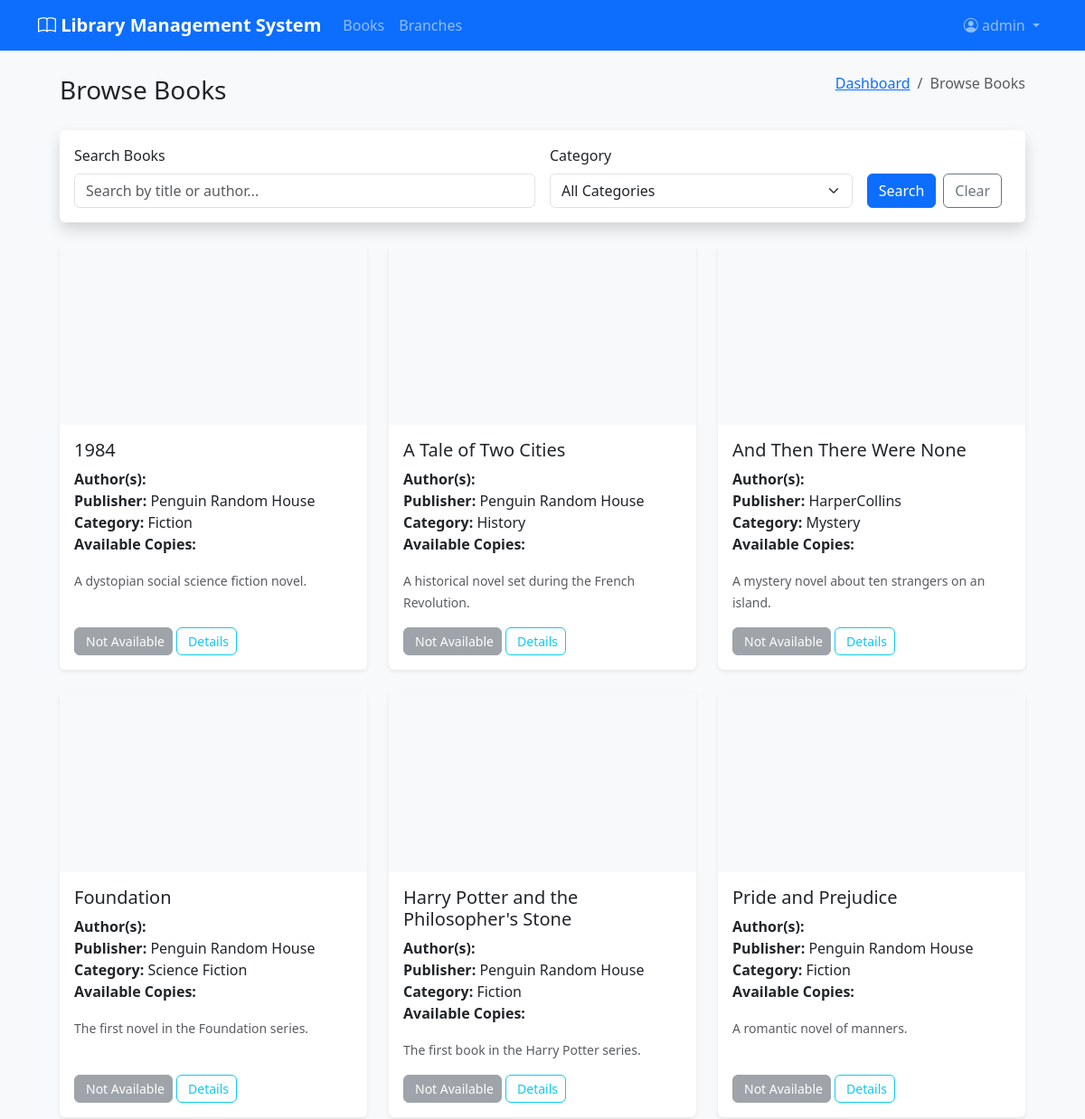
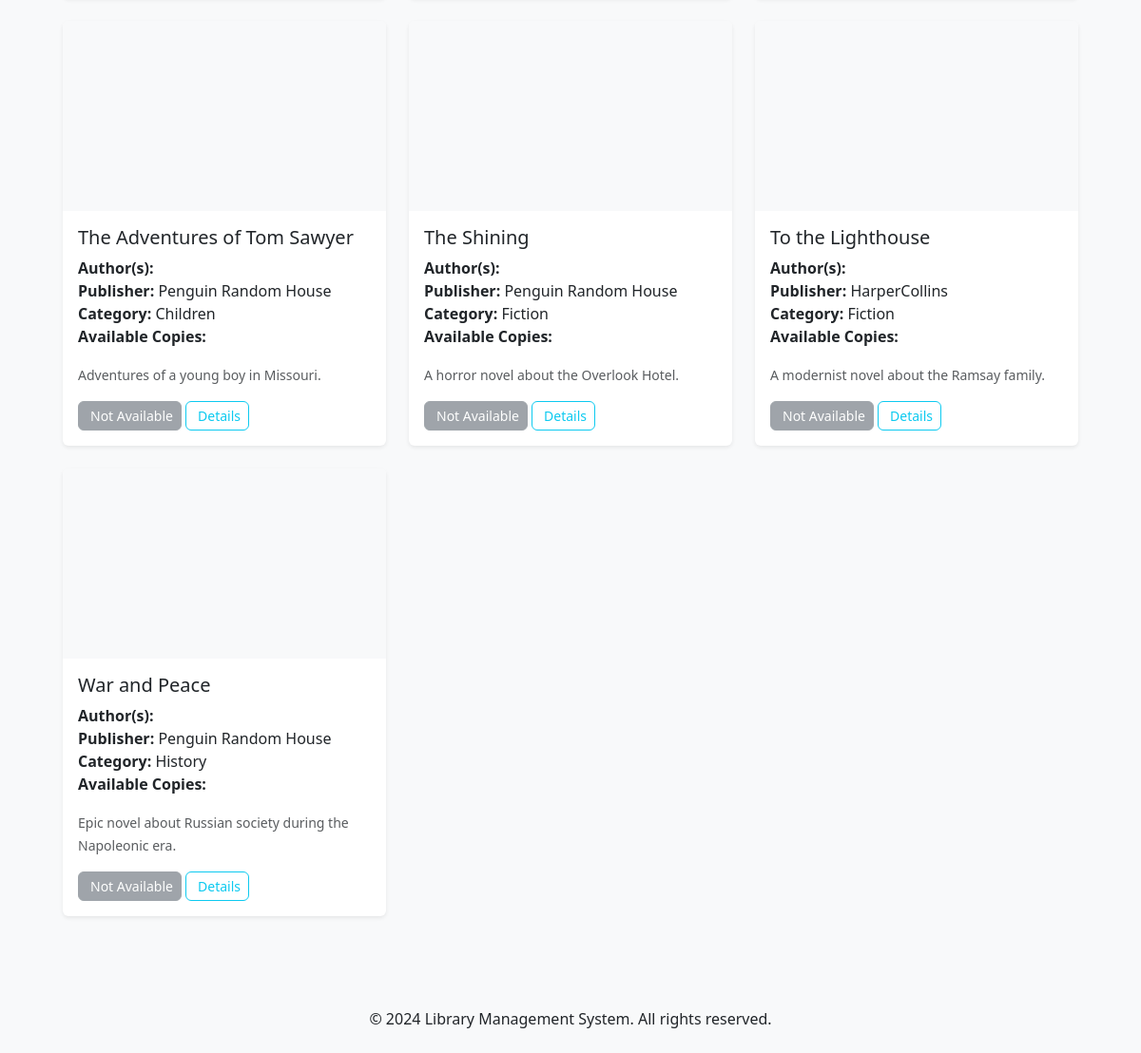
/borrowing/browse/ (signed in), run on the app's committed database (2 pictures, top to bottom).
### accounts/models.py (models this page shows, shortened)
class User(AbstractUser):
    USER_TYPE_CHOICES = [
        ('member', 'Library Member'),
        ('librarian', 'Librarian'),
        ('admin', 'Administrator'),
    ]
    user_type = models.CharField(max_length=20, choices=USER_TYPE_CHOICES, default='member')
    phone_number = models.CharField(max_length=15, blank=True)
    date_of_birth = models.DateField(blank=True, null=True)
    address = models.TextField(blank=True)
    emergency_contact_name = models.CharField(max_length=100, blank=True)
    emergency_contact_phone = models.CharField(max_length=15, blank=True)
    library_card_number = models.CharField(max_length=20, unique=True, blank=True, null=True)
    is_active_member = models.BooleanField(default=True)
    membership_date = models.DateTimeField(default=timezone.now)
    membership_expiry = models.DateTimeField(blank=True, null=True)
    profile_picture = models.ImageField(upload_to='profile_pictures/', blank=True, null=True)
    @property
    def is_librarian(self):
        return self.user_type in ['librarian', 'admin']

### books/models.py (models this page shows, shortened)
class Book(models.Model):
    LANGUAGE_CHOICES = [
        ('en', 'English'),
        ('dv', 'Dhivehi'),
        ('ar', 'Arabic'),
        ('hi', 'Hindi'),
        ('es', 'Spanish'),
        ('fr', 'French'),
        ('other', 'Other'),
    ]
    FORMAT_CHOICES = [
        ('hardcover', 'Hardcover'),
        ('paperback', 'Paperback'),
        ('ebook', 'E-book'),
        ('audiobook', 'Audiobook'),
    ]
    isbn_validator = RegexValidator(
        regex=r'^(?:ISBN(?:-1[03])?:? )?(?=[0-9X]{10}$|(?=(?:[0-9]+[- ]){3})[- 0-9X]{13}$|97[89][0-9]{10}$|(?=(?:[0-9]+[- ]){4})[- 0-9]{17}$)(?:97[89][- ]?)?[0-9]{1,5}[- ]?[0-9]+[- ]?[0-9]+[- ]?[0-9X]$',
        message='Enter a valid ISBN number.'
    )
    isbn = models.CharField(max_length=17, unique=True, validators=[isbn_validator])
    title = models.CharField(max_length=300)
    subtitle = models.CharField(max_length=300, blank=True)
    authors = models.ManyToManyField(Author, related_name='books')
    publisher = models.ForeignKey(Publisher, on_delete=models.SET_NULL, blank=True, null=True)
    publication_date = models.DateField()
    edition = models.CharField(max_length=50, blank=True)
    pages = models.PositiveIntegerField()
    language = models.CharField(max_length=10, choices=LANGUAGE_CHOICES, default='en')
    format = models.CharField(max_length=20, choices=FORMAT_CHOICES, default='paperback')
    category = models.ForeignKey(Category, on_delete=models.SET_NULL, blank=True, null=True)
    description = models.TextField(blank=True)
    cover_image = models.ImageField(upload_to='book_covers/', blank=True, null=True)
    price = models.DecimalField(max_digits=10, decimal_places=2, default=Decimal('0.00'))
    is_active = models.BooleanField(default=True)
    created_at = models.DateTimeField(auto_now_add=True)
    updated_at = models.DateTimeField(auto_now=True)
    class Meta:
        ordering = ['title']

class Publisher(models.Model):
    name = models.CharField(max_length=200, unique=True)
    address = models.TextField(blank=True)
    website = models.URLField(blank=True)
    contact_email = models.EmailField(blank=True)
    established_year = models.PositiveIntegerField(blank=True, null=True)
    class Meta:
        ordering = ['name']

class Category(models.Model):
    name = models.CharField(max_length=100, unique=True)
    description = models.TextField(blank=True)
    parent_category = models.ForeignKey(
        'self',
        on_delete=models.SET_NULL,
        blank=True,
        null=True,
        related_name='subcategories'
    )
    class Meta:
        verbose_name_plural = 'Categories'
        ordering = ['name']

### borrowing/views.py (the view, shortened to what this page needs)
# urls.py: path('browse/', views.BrowseBooksView.as_view(), name='browse_books'),
class BrowseBooksView(LoginRequiredMixin, ListView):
    model = Book
    template_name = 'borrowing/browse_books.html'
    context_object_name = 'books'
    paginate_by = 12
    def get_queryset(self):
        queryset = Book.objects.filter(is_active=True).prefetch_related('authors', 'book_copies')
        search = self.request.GET.get('search')
        category = self.request.GET.get('category')
        if category:
            queryset = queryset.filter(category_id=category)
        return queryset.order_by('title')

### templates/borrowing/browse_books.html (shortened to what this page needs)
{% extends 'base.html' %}
{% load static %}
{% block content %}
<div class="container-fluid px-4">
    <div class="row">
        <div class="col-12">
            <div class="d-flex justify-content-between align-items-center mb-4">
                <h1 class="h3 mb-0 text-gray-800">Browse Books</h1>
                <nav aria-label="breadcrumb">
                    <ol class="breadcrumb">
                        <li class="breadcrumb-item"><a href="{% url 'borrowing:dashboard' %}">Dashboard</a></li>
                        <li class="breadcrumb-item active">Browse Books</li>
                    </ol>
                </nav>
            </div>
        </div>
    </div>
    <div class="row mb-4">
        <div class="col-12">
            <div class="card border-left-primary shadow">
                <div class="card-body">
                    <form method="GET" class="row g-3">
                        <div class="col-md-6">
                            <label for="search" class="form-label">Search Books</label>
                            <input type="text" class="form-control" id="search" name="search"
                                   placeholder="Search by title or author..." value="{{ search_query }}">
                        </div>
                        <div class="col-md-4">
                            <label for="category" class="form-label">Category</label>
                            <select class="form-select" id="category" name="category">
                                <option value="">All Categories</option>
                            </select>
                        </div>
                        <div class="col-md-2 d-flex align-items-end">
                            <button type="submit" class="btn btn-primary me-2">Search</button>
                            <a href="{% url 'borrowing:browse_books' %}" class="btn btn-outline-secondary">Clear</a>
                        </div>
                    </form>
                </div>
            </div>
        </div>
    </div>
    <div class="row">
        {% for book in books %}
        <div class="col-lg-4 col-md-6 mb-4">
            <div class="card h-100 shadow-sm">
                {% if book.cover_image %}
                <img src="{{ book.cover_image.url }}" class="card-img-top" alt="{{ book.title }}" style="height: 200px; object-fit: cover;">
                {% else %}
                <div class="card-img-top bg-light d-flex align-items-center justify-content-center" style="height: 200px;">
                </div>
                {% endif %}
                <div class="card-body d-flex flex-column">
                    <h5 class="card-title">{{ book.title }}</h5>
                    <p class="card-text">
                        <strong>Author(s):</strong> {{ book.author_names }}<br>
                        {% if book.publisher %}
                        <strong>Publisher:</strong> {{ book.publisher.name }}<br>
                        {% endif %}
                        {% if book.category %}
                        <strong>Category:</strong> {{ book.category.name }}<br>
                        {% endif %}
                        <strong>Available Copies:</strong>
                    </p>
                    {% if book.description %}
                    <p class="card-text">
                        <small class="text-muted">
                            {% if book.description|length > 100 %}
                            {{ book.description|truncatewords:15 }}...
                            {% else %}
                            {{ book.description }}
                            {% endif %}
                        </small>
                    </p>
                    {% endif %}
                    <div class="mt-auto">
                        {% if book.available_copies > 0 %}
                        <a href="{% url 'borrowing:borrow_book' book.id %}" class="btn btn-primary btn-sm">
                            <i class="fas fa-book-open me-1"></i>Borrow Book
                        </a>
                        {% else %}
                        <button class="btn btn-secondary btn-sm" disabled>
                            Not Available
                        </button>
                        {% endif %}
                        <button type="button" class="btn btn-outline-info btn-sm" data-bs-toggle="modal" data-bs-target="#bookModal{{ book.id }}">
                            Details
                        </button>
                    </div>
                </div>
            </div>
        </div>
        {% endfor %}
    </div>
</div>
{% endblock %}

### templates/base.html (shortened to what this page needs)
<!DOCTYPE html>
<html lang="en">
<head>
    <link href="https://cdn.jsdelivr.net/npm/bootstrap@5.3.0/dist/css/bootstrap.min.css" rel="stylesheet">
    <link href="https://cdn.jsdelivr.net/npm/bootstrap-icons@1.10.0/font/bootstrap-icons.css" rel="stylesheet">
    {% load static %}
    <link rel="stylesheet" href="{% static 'css/custom.css' %}">
</head>
<body>
    <nav class="navbar navbar-expand-lg navbar-dark bg-primary">
        <div class="container">
            <a class="navbar-brand" href="{% url 'home' %}">
                <i class="bi bi-book"></i> Library Management System
            </a>
            <div class="collapse navbar-collapse" id="navbarNav">
                <ul class="navbar-nav me-auto">
                    <li class="nav-item">
                        <a class="nav-link" href="{% url 'books:book_list' %}">Books</a>
                    </li>
                    <li class="nav-item">
                        <a class="nav-link" href="{% url 'library_branches:branch_list' %}">Branches</a>
                    </li>
                </ul>
                <ul class="navbar-nav">
                    {% if user.is_authenticated %}
                    <li class="nav-item dropdown">
                        <a class="nav-link dropdown-toggle" href="#" id="userDropdown" role="button" data-bs-toggle="dropdown">
                            <i class="bi bi-person-circle"></i> {{ user.username }}
                        </a>
                    </li>
                    {% endif %}
                </ul>
            </div>
        </div>
    </nav>
    <main class="container mt-4">
        {% block content %}{% endblock %}
    </main>
    <footer class="bg-light mt-5 py-4">
        <div class="container text-center">
            <p class="mb-0">&copy; 2024 Library Management System. All rights reserved.</p>
        </div>
    </footer>
</body>
</html>

### static/css/custom.css (style rules this page uses)
body { background-color: #f8f9fa; }
.card { border: none; box-shadow: 0 0.125rem 0.25rem rgba(0, 0, 0, 0.075); transition: box-shadow 0.15s ease-in-out; }
.navbar-brand { font-weight: bold; }
footer { margin-top: auto; }
.btn { border-radius: 6px; }

### data on the page
User: username "admin"
Book: title "1984", publisher.name "Penguin Random House", category.name "Fiction", description "A dystopian social science fiction novel."
Book: title "A Tale of Two Cities", publisher.name "Penguin Random House", category.name "History", description "A historical novel set during the French Revolution."
Book: title "And Then There Were None", publisher.name "HarperCollins", category.name "Mystery", description "A mystery novel about ten strangers on an island."
Book: title "Foundation", publisher.name "Penguin Random House", category.name "Science Fiction", description "The first novel in the Foundation series."
Book: title "Harry Potter and the Philosopher's Stone", publisher.name "Penguin Random House", category.name "Fiction", description "The first book in the Harry Potter series."
Book: title "Pride and Prejudice", publisher.name "Penguin Random House", category.name "Fiction", description "A romantic novel of manners."
Book: title "The Adventures of Tom Sawyer", publisher.name "Penguin Random House", category.name "Children", description "Adventures of a young boy in Missouri."
Book: title "The Shining", publisher.name "Penguin Random House", category.name "Fiction", description "A horror novel about the Overlook Hotel."
Book: title "To the Lighthouse", publisher.name "HarperCollins", category.name "Fiction", description "A modernist novel about the Ramsay family."
Book: title "War and Peace", publisher.name "Penguin Random House", category.name "History", description "Epic novel about Russian society during the Napoleonic era."
